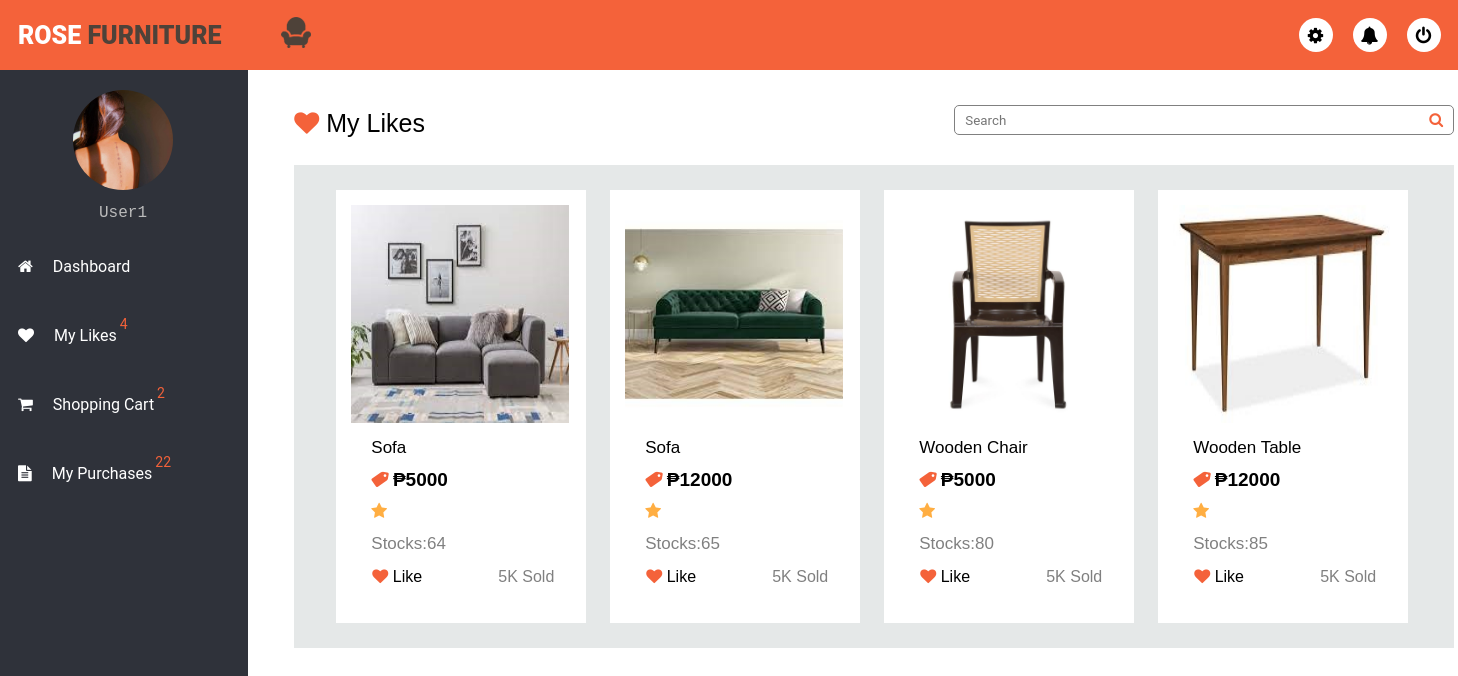
Page /forms/costumer/my_likes.php (signed in) on the committed database.
### tables this page shows
CREATE TABLE `costumerslike` (
  `CostumerLike_ID` int(11) NOT NULL,
  `CostumerProfile_ID` int(11) NOT NULL,
  `Product_ID` int(11) NOT NULL
);

CREATE TABLE `products` (
  `Product_ID` int(11) NOT NULL,
  `Product_Name` varchar(100) NOT NULL,
  `Price` varchar(100) NOT NULL,
  `Stocks` varchar(100) NOT NULL,
  `Brand` varchar(100) NOT NULL,
  `Materials` varchar(100) NOT NULL,
  `Furniture_Type` varchar(100) NOT NULL,
  `Style` varchar(100) NOT NULL,
  `Color` varchar(100) NOT NULL,
  `Height` varchar(100) NOT NULL,
  `Width` varchar(100) NOT NULL,
  `Weight` varchar(100) NOT NULL,
  `Model` varchar(100) NOT NULL,
  `Pattern` varchar(100) NOT NULL,
  `Description` text NOT NULL,
  `Cover_Photo` text NOT NULL,
  `Image1` text NOT NULL,
  `Image2` text NOT NULL,
  `Image3` text NOT NULL,
  `Image4` text NOT NULL,
  `Image5` text NOT NULL,
  `DelistOrListed` varchar(100) NOT NULL,
  `UnpublishedOrPublished` varchar(100) NOT NULL,
  `ProductCategory_ID` int(11) NOT NULL
);

### server/my_likes.php (called while the page is built, shortened)
<?php
include "connection/db_conn.php";
if (isset($_SESSION['UserAccount_ID'])){
	$useraccount_id = $_SESSION['UserAccount_ID'];
	$sqluser ="SELECT `CostumerProfile_ID`, `UserAccount_ID`, `First_Name`, `Middle_Name`, `Last_Name` FROM `costumersprofile` WHERE UserAccount_ID = '$useraccount_id'";
	$resultuser = mysqli_query($conn, $sqluser);
	if (mysqli_num_rows($resultuser)==0){
		$costumerprofileid = "";
	}else{
		while ($rows = $resultuser->fetch_assoc()) {
	   		$costumerprofileid= $rows['CostumerProfile_ID'];
		}
	}
	$sqlcostumerlike ="SELECT costumerslike.CostumerLike_ID, costumersprofile.CostumerProfile_ID, products.Product_ID, products.Product_Name, products.Price, products.Stocks, products.Cover_Photo, products.Image1, products.Image2, products.Image3, products.Image4, products.Image5, products.DelistOrListed, products.UnpublishedOrPublished FROM `costumerslike` INNER JOIN costumersprofile ON costumersprofile.CostumerProfile_ID = costumerslike.CostumerProfile_ID INNER JOIN products ON products.Product_ID = costumerslike.Product_ID WHERE products.DelistOrListed = 'Listed' AND products.UnpublishedOrPublished='Published' AND costumersprofile.CostumerProfile_ID = '$costumerprofileid' ORDER BY costumerslike.CostumerLike_ID DESC";
	$sqlresultcostumerlike = mysqli_query($conn, $sqlcostumerlike);
}
?>

### forms/costumer/my_likes.php (the view, shortened to what this page needs)
<?php
include "../../server/my_likes.php";
?>
<!DOCTYPE html>
<html>
<head>
	<link rel="stylesheet" href="https://stackpath.bootstrapcdn.com/font-awesome/4.7.0/css/font-awesome.min.css">
	<link rel="stylesheet" type="text/css" href="../../style/css/costumer/my_likes.css">
</head>
<body>
<?php
if(isset($_SESSION['Username'])){
?>
	<?php include 'navigationbar.php'; ?>
	<div class="main-container">
		<div class="card">
			<section class="my_likes">
				<form method="post">
					<p class="label"><i class="fa fa-heart" aria-hidden="true"></i> My Likes</p>
					<input class="search" type="text" value="<?php if(empty($search)){
						echo "";
					}else{
						echo $search;
					} ?>"name="searchmylike" autocomplete="off" placeholder="Search">
					<button class="search-btn" type="submit" name="search"><i id="navbtn" class="fa fa-search" aria-hidden="true"></i></button>
				</form>
				<div class="view-section">
					<div class="wrapper">
						<div class="view_main">
							<div class="view_wrap grid-view" style="display: block;">
							<?php
							if(mysqli_num_rows($sqlresultcostumerlike) == 0){
								echo '<h2 style="color:#f4623a;">Empty</h2>';
							}else{
								while ($row = $sqlresultcostumerlike->fetch_assoc()) {
							?>
								<div class="view_item">
									<div class="vi_left">
										<a href="my_likes_preview.php?product=<?php echo $row['Product_ID']; ?>"><img src="../../style/assets/products/<?php echo $row['Cover_Photo']; ?>"></a>
									</div>
									<div class="vi_right">
										<p class="content name"><?php echo $row['Product_Name']; ?></p>
										<p class="content price"><i class="fa fa-tag" aria-hidden="true"></i> ₱<?php echo $row['Price']; ?></p>
										<p class="content rating">
											<?php
												echo "<i class='fa fa-star' aria-hidden='true'></i>";
											?>
										</p>
										<?php if($row['Stocks'] == 0){
											echo '<p class="content" style="color:red; font-size:17px;">Sold out</p>';
										}else{
											echo '<p class="content" style="color:gray; font-size:17px;">Stocks:'.$row['Stocks'].'</p>';
										}
										?>
										<p class="content">
											<table>
												<tr>
													<td class="wishlist"><a href="../../server/costumer_like_product.php?costumerlikeproduct=<?php echo $row['Product_ID'] ?>">
													<?php
													if (isset($_SESSION['UserAccount_ID'])){
														$useraccount_id = $_SESSION['UserAccount_ID'];
														$sqluser ="SELECT `CostumerProfile_ID` FROM `costumersprofile` WHERE UserAccount_ID = '$useraccount_id'";
														$resultuser = mysqli_query($conn, $sqluser);
														while ($rows = $resultuser->fetch_assoc()) {
	   												 		$costumerprofileid= $rows['CostumerProfile_ID'];
														}
													}
													$product_id=$row['Product_ID'];
													$sql ="SELECT * FROM `costumerslike` WHERE `Product_ID` = '$product_id' AND CostumerProfile_ID = '$costumerprofileid'";
													$sqlresult = mysqli_query($conn, $sql);
													if (mysqli_num_rows($sqlresult)> 0) {
														$resultlike = '<i class="fa fa-heart wish" aria-hidden="true"></i>';
													}else{
														$resultlike = '<i class="fa fa-heart-o wish" aria-hidden="true"></i>';
													}
													echo $resultlike  ?></a> Like</td>
													<td class="sold">5K Sold</td>
												</tr>
											</table>
										</p>
									</div>
								</div>
							<?php
								}
							}
							?>
							</div>
						</div>
					</div>
				</div>
			</section>
		</div>
	</div>
<?php
}else{
	header("Location:../login.php");
	exit();
}
?>
</body>
</html>

### style/css/costumer/my_likes.css (style rules this page uses)
.main-container { width: (100% - 250px); margin-top: 120px; margin-left: 250px; padding: 15px; background-size: cover; transition: 0.3s; }
.main-container { width: (100% - 70px); margin-left: 70px; }
.main-container .card { width: 83%; display: flex; margin-top:-70px; margin-left: 15%; }
.my_likes p { font-size: 20px; padding-left: 20px; color:#000; font-family: Helvetica; }
.my_likes .label { background: none; color: #000; border: none; margin: 44px -20px; font-size:25px; position: absolute; }
.my_likes .label i { color:#f4623a; }
.main-container .search { border:none; border-radius: 5px; border:1px solid gray; width:500px; height: 30px; margin:40px 660px; outline: none; padding-left: 10px; position: absolute; }
.main-container .search-btn { background: none; color: #f4623a; border: none; margin: 46px 1135px; font-size:15px; cursor: pointer; position: absolute; }
.view-section { background: rgb(229, 232, 232); width: 1160px; position: absolute; margin-top: 100px; margin-bottom: 10px; padding-top: 15px; padding-bottom: 15px; }
.view_item img { width: 218px; height: 218px; }
.view_item .content { margin: 10px 0; font-size: 17px; line-height: 22px; font-family: sans-serif; padding-left: 20px; width: 250px; }
.view_item .price { color: #f4623a; font-size:19px ; font-weight: bold; font-family: sans-serif; }
.view_item .name { text-align: left; padding-left: 20px; }
.grid-view { width: 100%; margin-left: 32px; }
.grid-view .view_item { display: inline-block; width: 250px; padding: 15px; text-align: left; margin: 10px; background: #fff; }
.grid-view .view_item .vi_left { margin-bottom: 10px; }
.vi_right { width: 100%; }
.vi_right a { text-decoration: none; color: red; }
.view_item .price { color: #000; font-size:19px ; font-weight: bold; font-family: sans-serif; }
.view_item .price i { color:#f4623a; transform: rotate(100deg); }
.view_item .wishlist { padding-left: 19px; text-align:left; color: #000; font-family: sans-serif; }
.view_item .wishlist i { color: #f4623a; }
.view_item .sold { text-align: right; padding-right: 15px; color: gray; font-family: sans-serif; }
.view_item .rating i { color: #ffae42; }
table { width: 100%; }

### style/css/costumer/nav_t.css (style rules this page uses)
* { margin: :0; padding: 0; list-style: none; text-decoration: none; box-sizing: border-box; font-family: "Roboto", sans-serif; }
body { background: #fff; }

### rows in the picture
costumerslike: Product_ID.Cover_Photo (picture), Product_ID.Product_Name "Sofa", Product_ID.Price "5000", Product_ID.Stocks "64"
costumerslike: Product_ID.Cover_Photo (picture), Product_ID.Product_Name "Sofa", Product_ID.Price "12000", Product_ID.Stocks "65"
costumerslike: Product_ID.Cover_Photo (picture), Product_ID.Product_Name "Wooden Chair", Product_ID.Price "5000", Product_ID.Stocks "80"
costumerslike: Product_ID.Cover_Photo (picture), Product_ID.Product_Name "Wooden Table", Product_ID.Price "12000", Product_ID.Stocks "85"

### other values in the picture
$_SESSION['Username'] "User1"
$costumerlike "4"
$costumercart "2"
$costumerpurchase "22"
